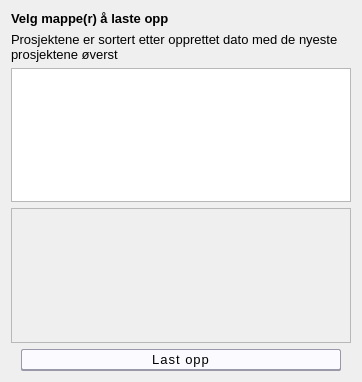
<?xml version="1.0" encoding="UTF-8"?>
<ui version="4.0">
 <class>Dialog</class>
 <widget class="QDialog" name="Dialog">
  <property name="geometry">
   <rect>
    <x>0</x>
    <y>0</y>
    <width>362</width>
    <height>382</height>
   </rect>
  </property>
  <property name="windowTitle">
   <string>Dialog</string>
  </property>
  <property name="styleSheet">
   <string notr="true">QWidget{
	margin: 0;
	font-size: 10.1pt;
}
QComboBox{
 	padding: 2px 6px;
}
QPushButton{
  text-align: center;
  display: inline-block;
  padding: 2px 0;
  border: 1px solid #99a;
  border-bottom: 2px solid #99a;
  letter-spacing: 1px;
  overflow:hidden;
  margin: 0 10px;
  background-color: #fafaff;
  border-radius: 2px;
}
QPushButton:hover {
    background-color: #446;
    color: white;
	border: 1px solid #fff;
}
QPushButton::disabled {
    background-color: #ccc;
    color: #777;
	border: 1px solid #999;
}
</string>
  </property>
  <layout class="QFormLayout" name="formLayout">
   <item row="4" column="0" colspan="2">
    <widget class="QPushButton" name="btnSubmit">
     <property name="maximumSize">
      <size>
       <width>382</width>
       <height>16777215</height>
      </size>
     </property>
     <property name="cursor">
      <cursorShape>PointingHandCursor</cursorShape>
     </property>
     <property name="text">
      <string>Last opp</string>
     </property>
    </widget>
   </item>
   <item row="3" column="0" colspan="2">
    <widget class="QListWidget" name="selectedItemsWidget">
     <property name="enabled">
      <bool>false</bool>
     </property>
    </widget>
   </item>
   <item row="2" column="0" colspan="2">
    <widget class="QListWidget" name="listWidget"/>
   </item>
   <item row="0" column="0" colspan="2">
    <widget class="QLabel" name="label_6">
     <property name="text">
      <string>&lt;html&gt;&lt;head/&gt;&lt;body&gt;&lt;p&gt;&lt;span style=&quot; font-weight:600;&quot;&gt;Velg mappe(r) å laste opp&lt;/span&gt;&lt;/p&gt;&lt;/body&gt;&lt;/html&gt;</string>
     </property>
    </widget>
   </item>
   <item row="1" column="0" colspan="2">
    <widget class="QLabel" name="label">
     <property name="text">
      <string>Prosjektene er sortert etter opprettet dato med de nyeste prosjektene øverst</string>
     </property>
     <property name="wordWrap">
      <bool>true</bool>
     </property>
    </widget>
   </item>
  </layout>
 </widget>
 <resources/>
 <connections/>
</ui>
